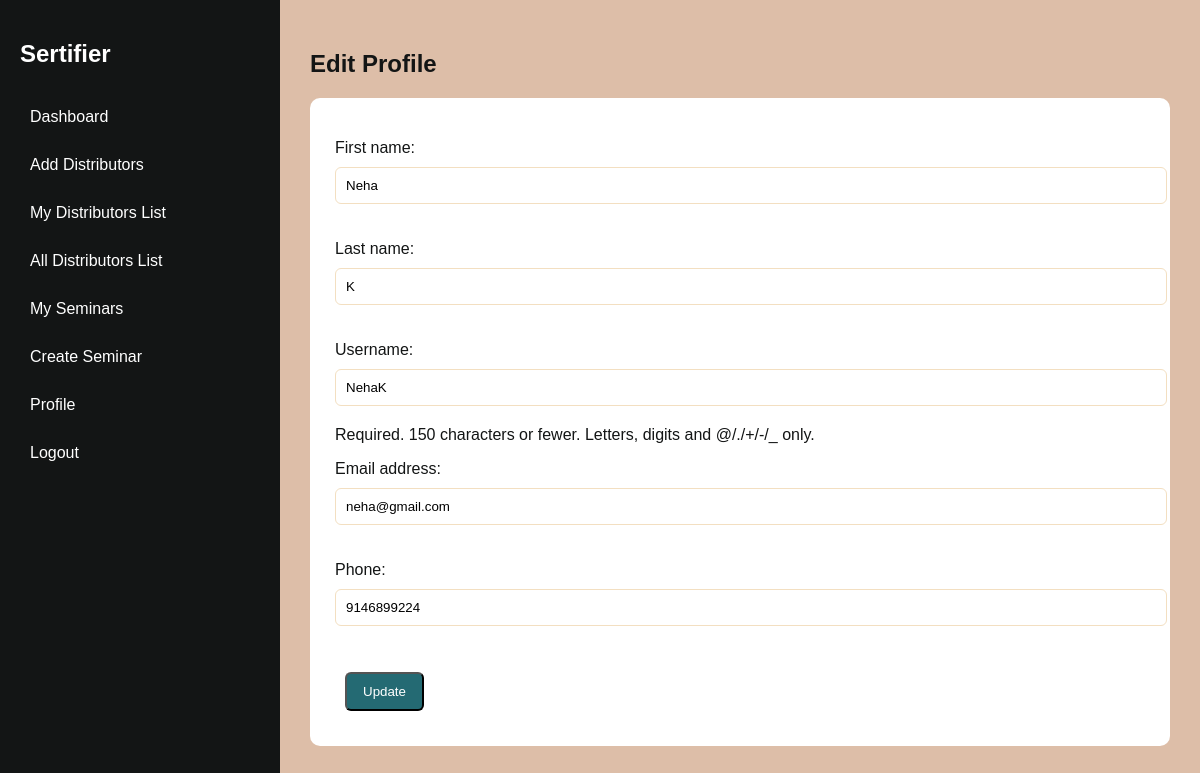
Page /profile/edit/ (signed in) on the committed database.
### User/models.py (models this page shows, shortened)
class CustomUser(AbstractUser):
    ROLE_CHOICES = (
        ('admin', 'Admin'),
        ('manager', 'Manager'),
        ('distributor', 'Distributor'),
    )
    role = models.CharField(max_length=20, choices=ROLE_CHOICES)
    phone = models.CharField(max_length=15, blank=True, null=True)

### User/views.py (the view)
# urls.py: path('profile/edit/', views.edit_profile, name='edit_profile'),
@login_required
def edit_profile(request):
    form = ProfileUpdateForm(request.POST or None, instance=request.user)
    if request.method == 'POST' and form.is_valid():
        form.save()
        messages.success(request, "Profile updated successfully")
        return redirect('profile')
    return render(request, 'edit_profile.html', {'form': form})

### User/forms.py
class ProfileUpdateForm(forms.ModelForm):
    class Meta:
        model = CustomUser
        fields = ['first_name', 'last_name', 'username', 'email', 'phone']

### User/templates/edit_profile.html (shortened to what this page needs)
    {% extends 'base.html' %}
{% block content %}
<h2>Edit Profile</h2>
<form method="POST">
    {{ form.as_p }}
    <button type="submit" class="btn">Update</button>
</form>
{% endblock %}

### User/static/css/style.css (style rules this page uses)
:root { --primary: #131515; --secondary: #246a73; --accent: #368f8b; --muted: #f3dfc1; --bg: #ddbea8; --white: #ffffff; }
body { margin: 0; font-family: 'Poppins', sans-serif; background-color: var(--bg); color: var(--primary); }
.btn { display: inline-block; background: var(--secondary); color: var(--white); padding: 10px 16px; border-radius: 6px; text-decoration: none; transition: 0.3s; margin:10px; }
form { background: var(--white); padding: 25px; border-radius: 10px; }
form input, form select { width: 100%; padding: 10px; margin: 10px 0 20px; border-radius: 6px; border: 1px solid var(--muted); }

### rows in the picture
CustomUser: first_name "Neha", last_name "K", username "NehaK", email "neha@gmail.com", phone "9146899224"
